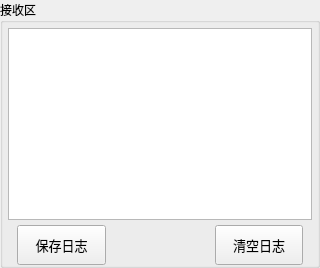
        <widget class="QGroupBox" name="robot_log_receive_Box">
         <property name="sizePolicy">
          <sizepolicy hsizetype="Expanding" vsizetype="Expanding">
           <horstretch>1</horstretch>
           <verstretch>2</verstretch>
          </sizepolicy>
         </property>
         <property name="minimumSize">
          <size>
           <width>320</width>
           <height>0</height>
          </size>
         </property>
         <property name="maximumSize">
          <size>
           <width>800</width>
           <height>16777215</height>
          </size>
         </property>
         <property name="font">
          <font>
           <family>72</family>
           <pointsize>9</pointsize>
          </font>
         </property>
         <property name="title">
          <string>接收区</string>
         </property>
         <layout class="QHBoxLayout" name="horizontalLayout_4">
          <property name="spacing">
           <number>0</number>
          </property>
          <property name="leftMargin">
           <number>0</number>
          </property>
          <property name="topMargin">
           <number>0</number>
          </property>
          <property name="rightMargin">
           <number>0</number>
          </property>
          <property name="bottomMargin">
           <number>0</number>
          </property>
          <item>
           <layout class="QVBoxLayout" name="verticalLayout_11">
            <property name="spacing">
             <number>5</number>
            </property>
            <property name="sizeConstraint">
             <enum>QLayout::SetNoConstraint</enum>
            </property>
            <property name="leftMargin">
             <number>5</number>
            </property>
            <property name="topMargin">
             <number>5</number>
            </property>
            <property name="rightMargin">
             <number>5</number>
            </property>
            <property name="bottomMargin">
             <number>0</number>
            </property>
            <item>
             <widget class="QPlainTextEdit" name="plainTextEdit_recv">
              <property name="enabled">
               <bool>true</bool>
              </property>
              <property name="sizePolicy">
               <sizepolicy hsizetype="Expanding" vsizetype="Expanding">
                <horstretch>0</horstretch>
                <verstretch>3</verstretch>
               </sizepolicy>
              </property>
              <property name="font">
               <font>
                <family>72</family>
                <pointsize>11</pointsize>
               </font>
              </property>
              <property name="inputMethodHints">
               <set>Qt::ImhNone</set>
              </property>
              <property name="lineWidth">
               <number>0</number>
              </property>
              <property name="tabChangesFocus">
               <bool>true</bool>
              </property>
              <property name="readOnly">
               <bool>false</bool>
              </property>
              <property name="tabStopWidth">
               <number>80</number>
              </property>
             </widget>
            </item>
            <item>
             <layout class="QHBoxLayout" name="horizontalLayout_2">
              <property name="spacing">
               <number>9</number>
              </property>
              <property name="sizeConstraint">
               <enum>QLayout::SetNoConstraint</enum>
              </property>
              <property name="leftMargin">
               <number>9</number>
              </property>
              <property name="topMargin">
               <number>0</number>
              </property>
              <property name="rightMargin">
               <number>9</number>
              </property>
              <property name="bottomMargin">
               <number>0</number>
              </property>
              <item>
               <widget class="QPushButton" name="m_save_log_ptn">
                <property name="sizePolicy">
                 <sizepolicy hsizetype="Expanding" vsizetype="Fixed">
                  <horstretch>0</horstretch>
                  <verstretch>0</verstretch>
                 </sizepolicy>
                </property>
                <property name="minimumSize">
                 <size>
                  <width>0</width>
                  <height>40</height>
                 </size>
                </property>
                <property name="font">
                 <font>
                  <family>Calibri</family>
                  <pointsize>10</pointsize>
                 </font>
                </property>
                <property name="text">
                 <string>保存日志</string>
                </property>
               </widget>
              </item>
              <item>
               <spacer name="horizontalSpacer">
                <property name="orientation">
                 <enum>Qt::Horizontal</enum>
                </property>
                <property name="sizeType">
                 <enum>QSizePolicy::Fixed</enum>
                </property>
                <property name="sizeHint" stdset="0">
                 <size>
                  <width>100</width>
                  <height>20</height>
                 </size>
                </property>
               </spacer>
              </item>
              <item>
               <widget class="QPushButton" name="pushButton">
                <property name="sizePolicy">
                 <sizepolicy hsizetype="Expanding" vsizetype="Fixed">
                  <horstretch>0</horstretch>
                  <verstretch>0</verstretch>
                 </sizepolicy>
                </property>
                <property name="minimumSize">
                 <size>
                  <width>0</width>
                  <height>40</height>
                 </size>
                </property>
                <property name="font">
                 <font>
                  <family>Calibri</family>
                  <pointsize>10</pointsize>
                 </font>
                </property>
                <property name="text">
                 <string>清空日志</string>
                </property>
               </widget>
              </item>
             </layout>
            </item>
           </layout>
          </item>
         </layout>
        </widget>
